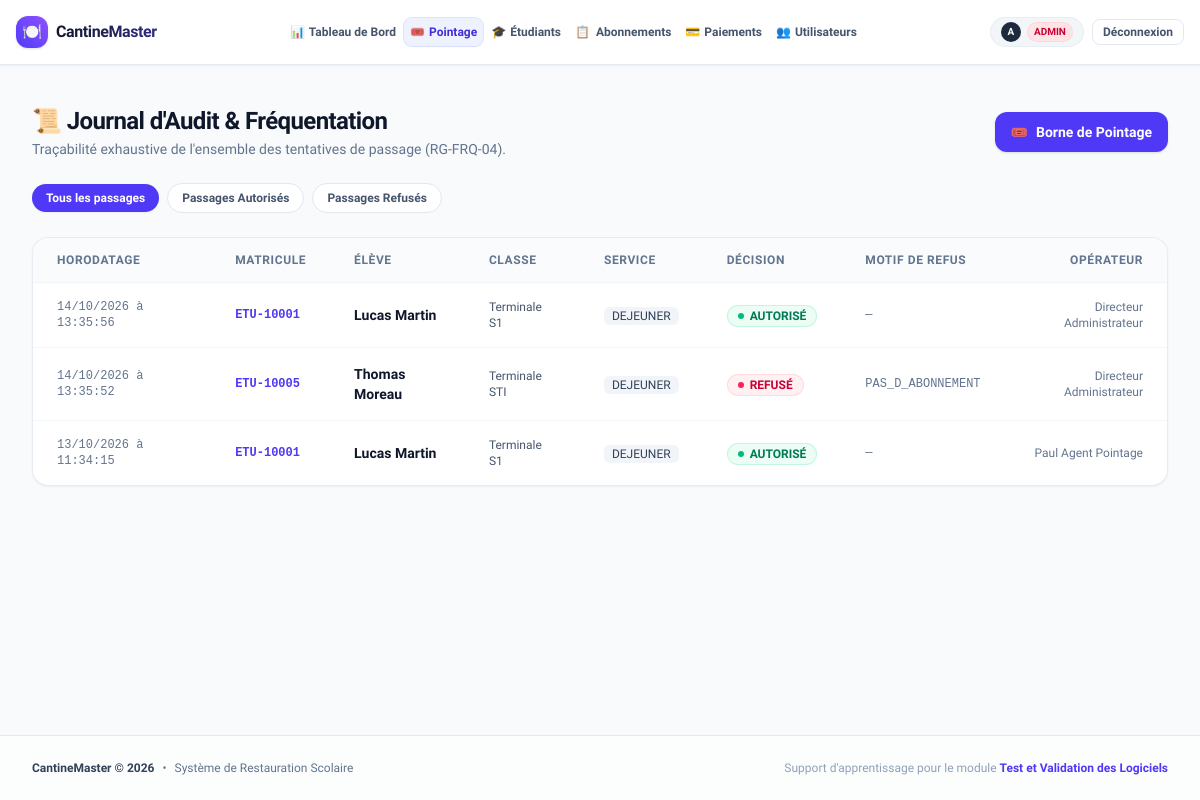
Screenshot of /attendance/history (signed in) with the database file from the repository.
### app/models/user.py (models this page shows, shortened)
class User(UserMixin, db.Model):
    __tablename__ = 'users'
    ROLE_ADMIN = 'ADMIN'
    ROLE_GESTIONNAIRE = 'GESTIONNAIRE'
    ROLE_AGENT = 'AGENT_POINTAGE'
    ROLES = [ROLE_ADMIN, ROLE_GESTIONNAIRE, ROLE_AGENT]
    id = db.Column(db.Integer, primary_key=True)
    username = db.Column(db.String(64), unique=True, nullable=False, index=True)
    email = db.Column(db.String(120), unique=True, nullable=False, index=True)
    password_hash = db.Column(db.String(256), nullable=False)
    full_name = db.Column(db.String(100), nullable=False)
    role = db.Column(db.String(30), nullable=False, default=ROLE_GESTIONNAIRE)
    is_active = db.Column(db.Boolean, default=True, nullable=False)
    created_at = db.Column(db.DateTime, default=datetime.utcnow, nullable=False)
    @property
    def is_admin(self):
        return self.role == self.ROLE_ADMIN
    @property
    def is_gestionnaire(self):
        return self.role in [self.ROLE_ADMIN, self.ROLE_GESTIONNAIRE]
    def has_role(self, *roles):
        return self.role in roles

### app/models/attendance.py (models this page shows, shortened)
class AttendanceLog(db.Model):
    __tablename__ = 'attendance_logs'
    SERVICE_DEJEUNER = 'DEJEUNER'
    SERVICE_DINER = 'DINER'
    SERVICES = [SERVICE_DEJEUNER, SERVICE_DINER]
    STATUS_AUTORISE = 'AUTORISE'
    STATUS_REFUSE = 'REFUSE'
    STATUSES = [STATUS_AUTORISE, STATUS_REFUSE]
    REASON_STUDENT_INACTIVE = 'ETUDIANT_INACTIF'
    REASON_NO_SUBSCRIPTION = 'PAS_D_ABONNEMENT'
    REASON_EXPIRED = 'ABONNEMENT_EXPIRE'
    REASON_SUSPENDED = 'IMPAYE_SUSPENDU'
    REASON_SUSPENDU = 'IMPAYE_SUSPENDU'
    REASON_DAY_NOT_ALLOWED = 'JOUR_NON_AUTORISE'
    REASON_OUT_OF_HOURS = 'HORS_CRENEAU'
    REASON_ALREADY_USED = 'DEJA_CONSOMME'
    REASON_NOT_ENOUGH_MEALS = 'REPAS_EPUISE'
    REASONS = [
        REASON_STUDENT_INACTIVE,
        REASON_NO_SUBSCRIPTION,
        REASON_EXPIRED,
        REASON_SUSPENDED,
        REASON_DAY_NOT_ALLOWED,
        REASON_OUT_OF_HOURS,
        REASON_ALREADY_USED,
        REASON_NOT_ENOUGH_MEALS
    ]
    id = db.Column(db.Integer, primary_key=True)
    student_id = db.Column(db.Integer, db.ForeignKey('students.id'), nullable=False, index=True)
    timestamp = db.Column(db.DateTime, default=datetime.utcnow, nullable=False, index=True)
    service_type = db.Column(db.String(20), nullable=False, default=SERVICE_DEJEUNER)
    status = db.Column(db.String(20), nullable=False)
    refusal_reason = db.Column(db.String(50), nullable=True)
    scanned_by_user_id = db.Column(db.Integer, db.ForeignKey('users.id'), nullable=True)
    scanned_by = db.relationship('User', backref='scanned_attendances')
    @property
    def is_authorized(self):
        return self.status == self.STATUS_AUTORISE

### app/models/student.py (models this page shows, shortened)
class Student(db.Model):
    __tablename__ = 'students'
    id = db.Column(db.Integer, primary_key=True)
    matricule = db.Column(db.String(20), unique=True, nullable=False, index=True)
    first_name = db.Column(db.String(60), nullable=False)
    last_name = db.Column(db.String(60), nullable=False)
    email = db.Column(db.String(120), unique=True, nullable=False, index=True)
    phone = db.Column(db.String(20), nullable=True)
    class_name = db.Column(db.String(50), nullable=False)  # ex: 'Terminale S', 'L1 Informatique'
    is_active = db.Column(db.Boolean, default=True, nullable=False)
    created_at = db.Column(db.DateTime, default=datetime.utcnow, nullable=False)
    subscriptions = db.relationship('Subscription', backref='student', lazy='dynamic', cascade='all, delete-orphan')
    payments = db.relationship('Payment', backref='student', lazy='dynamic')
    attendances = db.relationship('AttendanceLog', backref='student', lazy='dynamic')
    @property
    def full_name(self):
        return f"{self.first_name} {self.last_name}"

### app/routes/attendance_routes.py (the view)
@attendance_bp.route('/history')
@login_required
@role_required(User.ROLE_ADMIN, User.ROLE_GESTIONNAIRE, User.ROLE_AGENT)
def history():
    status_filter = request.args.get('status', '').strip()
    query = AttendanceLog.query.join(Student)
    if status_filter in AttendanceLog.STATUSES:
        query = query.filter(AttendanceLog.status == status_filter)
    logs = query.order_by(AttendanceLog.timestamp.desc()).limit(100).all()
    return render_template('attendance/history.html', logs=logs, status_filter=status_filter)

### app/templates/attendance/history.html (shortened to what this page needs)
{% extends "base.html" %}
{% block content %}
<div class="space-y-6">
  <div class="flex flex-col sm:flex-row sm:items-center sm:justify-between gap-4">
    <div>
      <h1 class="text-2xl font-bold tracking-tight text-slate-900">📜 Journal d'Audit &amp; Fréquentation</h1>
      <p class="text-sm text-slate-500 mt-0.5">
        Traçabilité exhaustive de l'ensemble des tentatives de passage (RG-FRQ-04).
      </p>
    </div>
    <div>
      <a href="{{ url_for('attendance.terminal') }}"
         class="inline-flex items-center gap-2 px-4 py-2.5 rounded-xl bg-indigo-600 hover:bg-indigo-700 text-white text-sm font-semibold shadow-sm hover:shadow transition-all cursor-pointer">
        <span>🎟️</span>
        <span>Borne de Pointage</span>
      </a>
    </div>
  </div>
  <div class="flex items-center gap-2">
    <a href="{{ url_for('attendance.history') }}"
       class="px-3.5 py-1.5 rounded-full text-xs font-semibold transition-all {{ 'bg-indigo-600 text-white shadow-xs' if not status_filter else 'bg-white border border-slate-200 text-slate-600 hover:bg-slate-50' }}">
      Tous les passages
    </a>
    <a href="{{ url_for('attendance.history', status='AUTORISE') }}"
       class="px-3.5 py-1.5 rounded-full text-xs font-semibold transition-all {{ 'bg-emerald-600 text-white shadow-xs' if status_filter == 'AUTORISE' else 'bg-white border border-slate-200 text-slate-600 hover:bg-slate-50' }}">
      Passages Autorisés
    </a>
    <a href="{{ url_for('attendance.history', status='REFUSE') }}"
       class="px-3.5 py-1.5 rounded-full text-xs font-semibold transition-all {{ 'bg-rose-600 text-white shadow-xs' if status_filter == 'REFUSE' else 'bg-white border border-slate-200 text-slate-600 hover:bg-slate-50' }}">
      Passages Refusés
    </a>
  </div>
  <div class="bg-white rounded-2xl border border-slate-200/80 shadow-xs overflow-hidden">
    <div class="overflow-x-auto">
      <table class="w-full text-left text-sm">
        <thead class="bg-slate-50/80 text-xs text-slate-500 font-bold uppercase tracking-wider border-b border-slate-100">
          <tr>
            <th class="px-6 py-3.5">Horodatage</th>
            <th class="px-6 py-3.5">Matricule</th>
            <th class="px-6 py-3.5">Élève</th>
            <th class="px-6 py-3.5">Classe</th>
            <th class="px-6 py-3.5">Service</th>
            <th class="px-6 py-3.5">Décision</th>
            <th class="px-6 py-3.5">Motif de Refus</th>
            <th class="px-6 py-3.5 text-right">Opérateur</th>
          </tr>
        </thead>
        <tbody class="divide-y divide-slate-100">
          {% for log in logs %}
          <tr class="hover:bg-slate-50/50 transition-colors">
            <td class="px-6 py-4 font-mono text-xs text-slate-500">
              {{ log.timestamp.strftime('%d/%m/%Y à %H:%M:%S') }}
            </td>
            <td class="px-6 py-4 font-mono font-bold text-xs text-indigo-600">
              {{ log.student.matricule }}
            </td>
            <td class="px-6 py-4">
              <a href="{{ url_for('students.student_detail', student_id=log.student_id) }}" class="font-bold text-slate-900 hover:text-indigo-600 transition-colors">
                {{ log.student.full_name }}
              </a>
            </td>
            <td class="px-6 py-4 text-xs text-slate-600">{{ log.student.class_name }}</td>
            <td class="px-6 py-4">
              <span class="px-2 py-0.5 rounded-md bg-slate-100 text-slate-700 text-xs font-medium">
                {{ log.service_type }}
              </span>
            </td>
            <td class="px-6 py-4">
              {% if log.is_authorized %}
                <span class="inline-flex items-center gap-1.5 px-2.5 py-0.5 rounded-full text-xs font-bold bg-emerald-50 text-emerald-700 border border-emerald-200/60">
                  <span class="w-1.5 h-1.5 rounded-full bg-emerald-500"></span>
                  AUTORISÉ
                </span>
              {% else %}
                <span class="inline-flex items-center gap-1.5 px-2.5 py-0.5 rounded-full text-xs font-bold bg-rose-50 text-rose-700 border border-rose-200/60">
                  <span class="w-1.5 h-1.5 rounded-full bg-rose-500"></span>
                  REFUSÉ
                </span>
              {% endif %}
            </td>
            <td class="px-6 py-4 font-mono text-xs text-slate-500">
              {{ log.refusal_reason or '—' }}
            </td>
            <td class="px-6 py-4 text-right text-xs text-slate-500 font-medium">
              {{ log.scanned_by.full_name if log.scanned_by else 'Borne Automatique' }}
            </td>
          </tr>
          {% else %}
          <tr>
            <td colspan="8" class="px-6 py-12 text-center text-sm text-slate-400">
              Aucun historique de pointage disponible.
            </td>
          </tr>
          {% endfor %}
        </tbody>
      </table>
    </div>
  </div>
</div>
{% endblock %}

### app/templates/base.html (shortened to what this page needs)
<!DOCTYPE html>
<html lang="fr" class="h-full bg-slate-50">
<head>
  <script src="https://cdn.jsdelivr.net/npm/@tailwindcss/browser@4"></script>
</head>
<body class="min-h-full flex flex-col text-slate-800 antialiased selection:bg-indigo-500 selection:text-white overflow-x-hidden">
  <header class="sticky top-0 z-50 backdrop-blur-md bg-white/95 border-b border-slate-200/90 shadow-xs w-full">
    <div class="w-full px-2 sm:px-3 lg:px-4 flex items-center justify-between h-16 gap-2">
      <a href="{{ url_for('main.dashboard') if current_user.is_authenticated else url_for('auth.login') }}" class="flex items-center gap-2 shrink-0 group">
        <span class="w-8 h-8 rounded-xl bg-gradient-to-tr from-indigo-600 to-violet-500 text-white flex items-center justify-center text-base shadow-sm group-hover:scale-105 transition-transform">
          🍽️
        </span>
        <span class="font-extrabold text-base tracking-tight bg-gradient-to-r from-slate-900 to-indigo-900 bg-clip-text text-transparent">
        </span>
      </a>
      {% if current_user.is_authenticated %}
      <nav class="hidden md:flex items-center gap-0.5 xl:gap-1.5 flex-nowrap min-w-0">
        <a href="{{ url_for('main.dashboard') }}"
           class="px-1.5 xl:px-3 py-1.5 rounded-lg text-xs xl:text-sm font-semibold transition-all whitespace-nowrap flex items-center gap-1 xl:gap-1.5 {{ 'bg-indigo-50 text-indigo-700 shadow-xs ring-1 ring-indigo-200/60 font-bold' if request.endpoint == 'main.dashboard' else 'text-slate-600 hover:text-slate-900 hover:bg-slate-100/80' }}">
          <span>📊</span>
          <span>Tableau de Bord</span>
        </a>
        <a href="{{ url_for('attendance.terminal') }}"
           class="px-1.5 xl:px-3 py-1.5 rounded-lg text-xs xl:text-sm font-semibold transition-all whitespace-nowrap flex items-center gap-1 xl:gap-1.5 {{ 'bg-indigo-50 text-indigo-700 shadow-xs ring-1 ring-indigo-200/60 font-bold' if 'attendance' in request.endpoint else 'text-slate-600 hover:text-slate-900 hover:bg-slate-100/80' }}">
          <span>🎟️</span>
          <span>Pointage</span>
        </a>
        {% if current_user.is_gestionnaire %}
        <a href="{{ url_for('students.list_students') }}"
           class="px-1.5 xl:px-3 py-1.5 rounded-lg text-xs xl:text-sm font-semibold transition-all whitespace-nowrap flex items-center gap-1 xl:gap-1.5 {{ 'bg-indigo-50 text-indigo-700 shadow-xs ring-1 ring-indigo-200/60 font-bold' if 'students' in request.endpoint else 'text-slate-600 hover:text-slate-900 hover:bg-slate-100/80' }}">
          <span>🎓</span>
          <span>Étudiants</span>
        </a>
        <a href="{{ url_for('subscriptions.list_subscriptions') }}"
           class="px-1.5 xl:px-3 py-1.5 rounded-lg text-xs xl:text-sm font-semibold transition-all whitespace-nowrap flex items-center gap-1.5 {{ 'bg-indigo-50 text-indigo-700 shadow-xs ring-1 ring-indigo-200/60 font-bold' if 'subscriptions' in request.endpoint else 'text-slate-600 hover:text-slate-900 hover:bg-slate-100/80' }}">
          <span>📋</span>
          <span>Abonnements</span>
        </a>
        <a href="{{ url_for('payments.list_payments') }}"
           class="px-1.5 xl:px-3 py-1.5 rounded-lg text-xs xl:text-sm font-semibold transition-all whitespace-nowrap flex items-center gap-1 xl:gap-1.5 {{ 'bg-indigo-50 text-indigo-700 shadow-xs ring-1 ring-indigo-200/60 font-bold' if 'payments' in request.endpoint else 'text-slate-600 hover:text-slate-900 hover:bg-slate-100/80' }}">
          <span>💳</span>
          <span>Paiements</span>
        </a>
        {% endif %}
        {% if current_user.is_admin %}
        <a href="{{ url_for('users.list_users') }}"
           class="px-1.5 xl:px-3 py-1.5 rounded-lg text-xs xl:text-sm font-semibold transition-all whitespace-nowrap flex items-center gap-1 xl:gap-1.5 {{ 'bg-indigo-50 text-indigo-700 shadow-xs ring-1 ring-indigo-200/60 font-bold' if 'users' in request.endpoint else 'text-slate-600 hover:text-slate-900 hover:bg-slate-100/80' }}">
          <span>👥</span>
          <span>Utilisateurs</span>
        </a>
        {% endif %}
      </nav>
      <div class="flex items-center gap-1.5 sm:gap-2 shrink-0">
        <div class="flex items-center gap-1.5 bg-slate-100/90 px-1.5 sm:px-2.5 py-1 rounded-full border border-slate-200/70 text-xs">
          <span class="w-5 h-5 rounded-full bg-slate-800 text-white font-bold flex items-center justify-center text-[10px] shrink-0">
            {{ current_user.username[:1].upper() }}
          </span>
          {% if current_user.role == 'ADMIN' %}
            <span class="hidden sm:inline px-1.5 py-0.5 text-[10px] font-extrabold uppercase bg-rose-100 text-rose-700 rounded-full border border-rose-200/60">Admin</span>
          {% elif current_user.role == 'GESTIONNAIRE' %}
            <span class="hidden sm:inline px-1.5 py-0.5 text-[10px] font-extrabold uppercase bg-indigo-100 text-indigo-700 rounded-full border border-indigo-200/60">Gestion</span>
          {% else %}
            <span class="hidden sm:inline px-1.5 py-0.5 text-[10px] font-extrabold uppercase bg-emerald-100 text-emerald-700 rounded-full border border-emerald-200/60">Agent</span>
          {% endif %}
        </div>
        <a href="{{ url_for('auth.logout') }}"
           class="hidden sm:inline-flex items-center justify-center px-2.5 py-1 rounded-lg text-xs font-semibold text-slate-600 hover:text-rose-600 hover:bg-rose-50 transition-colors border border-slate-200 hover:border-rose-200 shrink-0"
           title="Se déconnecter">
          Déconnexion
        </a>
      </div>
      {% endif %}
    </div>
  </header>
  <main class="flex-1 w-full max-w-7xl mx-auto px-4 sm:px-6 lg:px-8 py-6">
    {% block content %}{% endblock %}
  </main>
  <footer class="mt-auto border-t border-slate-200 bg-white/60 py-6 text-center text-xs text-slate-500">
    <div class="w-full max-w-7xl mx-auto px-4 sm:px-6 lg:px-8 flex flex-col sm:flex-row items-center justify-between gap-3">
      <div class="flex items-center gap-2">
        <span class="font-bold text-slate-700">CantineMaster &copy; 2026</span>
        <span>•</span>
        <span>Système de Restauration Scolaire</span>
      </div>
      <div class="text-slate-400">
        Support d'apprentissage pour le module <strong class="text-indigo-600 font-semibold">Test et Validation des Logiciels</strong>
      </div>
    </div>
  </footer>
</body>
</html>

### app/templates/base.html (style rules this page uses)
body { font-family: 'Plus Jakarta Sans', system-ui, -apple-system, sans-serif; }

### rows the page displays
User: username "A"
AttendanceLog: timestamp "14/10/2026 à 13:35:56", student.matricule "ETU-10001", student.full_name "Lucas Martin", student.class_name "Terminale S1", service_type "DEJEUNER", status "AUTORISE" (drawn), refusal_reason "—", scanned_by "Directeur Administrateur"
AttendanceLog: timestamp "14/10/2026 à 13:35:52", student.matricule "ETU-10005", student.full_name "Thomas Moreau", student.class_name "Terminale STI", service_type "DEJEUNER", status "REFUSE" (drawn), refusal_reason "PAS_D_ABONNEMENT", scanned_by "Directeur Administrateur"
AttendanceLog: timestamp "13/10/2026 à 11:34:15", student.matricule "ETU-10001", student.full_name "Lucas Martin", student.class_name "Terminale S1", service_type "DEJEUNER", status "AUTORISE" (drawn), refusal_reason "—", scanned_by "Paul Agent Pointage"
